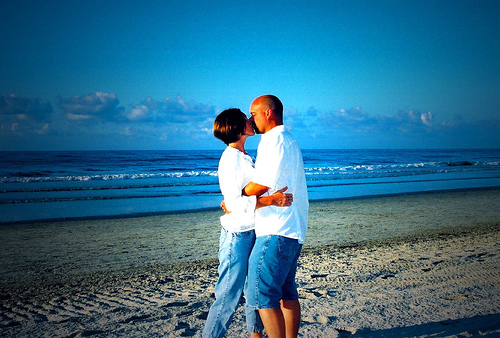
%> input picture data/vignetting/flickr_3.jpg, 500 x 338 px
$ octave --eval "demo_vignetting;"   (GNU Octave 9; MATLAB toolbox functions it lacks are replaced by stand-ins)
%> lines starting %> are read from the running program, lines starting %| are printed output that depends on the picture
%> in demo_vignetting, im is the input picture: size 338x500x3 uint8; mean R, G, B 49.4, 110.7, 139.6
### code/kernel/vignCorrection_nonPara.m
function [im_corrected,im_vignetting]=vignCorrection_nonPara(im_given,varargin)
% %
% % vignCorrection_nonPara can esitmate and remove vignetting effect in gray
% % or color images. Vignetting image is represented nonparamatrically as
% % shown in the reference paper.
% %
% % Examples:
% % vignCorrection_nonPara(im_given)
% % vignCorrection_nonPara(im_given,labmda)
% % vignCorrection_nonPara(im_given,labmda,itrNum)
% % vignCorrection_nonPara(im_given,labmda,itrNum,alpha)
% %
% % Input Arguments:
% % im_given: Matrix of image data, obtained with imread or other ways.
% % labmda:   Parameter adjusting the smoothness of the resulting vignetting
% %           image. Default is 0.3. See Eq. (16)
% % itrNum:   Number of iterations for the IRLS. Default is 4.
% % alpha:    Exponent value of gradient distribution, in Eq. (14)
% %
% % Ouput Arguments:
% % im_corrected:       image after vignetting correction
% % im_vignetting:      image of the estimated vignetting
% %
% % Reference:
% % Y. Zheng, J. Yu, S. B. Kang, S. Lin, and C. Kambhamettu, “Single-image vignetting
% % correction using radial gradient symmetry,” in IEEE Conference on
% % Computer Vision and Pattern Recognition, June 2008, pp. 1–8.
% %
% % % % % % % % % % % % % % % % % % % % % % % % % % % % % % % % % % % % % %
% % Re-implemented by Yuanjie Zheng on April 16, 2010 @PICSL@UPenn,
% % based on the original work for the conference paper.
% % Contact: zheng.vision@gmail.com
% % % % % % % % % % % % % % % % % % % % % % % % % % % % % % % % % % % % % %

% % % % % % % % % % % % % % % ~~~~~~~~~~~~~~~~~~~~~~~~~~~~~~~~~~~~~~~~~~~~
% check input
% % % % % % % % % % % % % % % ~~~~~~~~~~~~~~~~~~~~~~~~~~~~~~~~~~~~~~~~~~~~
if nargin==0
    error('You need to provide image data for vignCorrection_nonPara.m. Try "help vignCorrection_nonPara" to get more information.');
end

% % % % % % % % % % % % % % % ~~~~~~~~~~~~~~~~~~~~~~~~~~~~~~~~~~~~~~~~~~~~
% set up parameters
% % % % % % % % % % % % % % % ~~~~~~~~~~~~~~~~~~~~~~~~~~~~~~~~~~~~~~~~~~~~
% variable paras
[lambda,itrNum,alpha]=parseInputs(nargin-1,varargin);
%> lambda = 0.3; itrNum = 4; alpha = 0.6
% fixed paras
epsilon=0.0001;% perturbation on B
shift=1; % shift to aoivd computation of log(0)

% % % % % % % % % % % % % % % ~~~~~~~~~~~~~~~~~~~~~~~~~~~~~~~~~~~~~~~~~~~~
% downsample to increase speed
% % % % % % % % % % % % % % % ~~~~~~~~~~~~~~~~~~~~~~~~~~~~~~~~~~~~~~~~~~~~
dsfact=0.25;
im_given_sampled=imresize(im_given,dsfact);
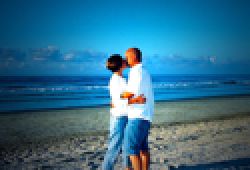
%> im_given_sampled: size 85x125x3 uint8 (shown 2 times larger); mean R, G, B 49.4, 110.7, 139.6

% % % % % % % % % % % % % % % ~~~~~~~~~~~~~~~~~~~~~~~~~~~~~~~~~~~~~~~~~~~~
% convert color to gray
% % % % % % % % % % % % % % % ~~~~~~~~~~~~~~~~~~~~~~~~~~~~~~~~~~~~~~~~~~~~
numsz=length(size(im_given_sampled));
%> numsz = 3
if numsz==3
    DIM=3;
    im_gray=rgb2gray(uint8(im_given_sampled));
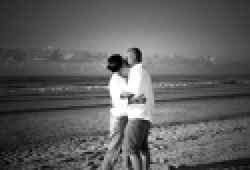
%> im_gray: size 85x125 uint8 (shown 2 times larger); min 0, max 255, mean 95.7
else
    DIM=1;
    im_gray=im_given_sampled;
end
im_data=double(im_gray);

sz=size(im_data);
%> sz = [85 125]
numPixels=sz(1)*sz(2);
%> numPixels = 10625


% % % % % % % % % % % % % % % ~~~~~~~~~~~~~~~~~~~~~~~~~~~~~~~~~~~~~~~~~~~~
% preparitions
% % % % % % % % % % % % % % % ~~~~~~~~~~~~~~~~~~~~~~~~~~~~~~~~~~~~~~~~~~~~
disp('Preparing ...')
Z_shift=log(im_data+shift+eps); %%%%%%%%%%important
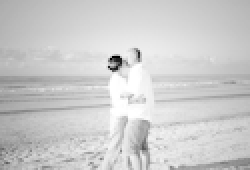
%> Z_shift: size 85x125 double (shown 2 times larger); min 2.22e-16, max 5.55, mean 4.45; drawn with min black and max white
% Z_orn=log(im_data+eps);

% initial W to 1 for each pixel
vector_W=ones(numPixels,1);
%> the run ends on the next line
W=W_vec2sparse(vector_W);

% compute Lvi
Lvxny=getLv(sz,1)+getLv(sz,2);

% get C
C=getC(sz);
numR=size(C,2);

% compute Lvii
Lxxnyy=getLxx([numR],1);

%  identiy matrix
myI=speye(numR,numR);

Gamma1=epsilon*myI;
Gamma2=lambda*(2*numPixels/numR)*Lxxnyy;

% % % % % % % % % % % % % % % ~~~~~~~~~~~~~~~~~~~~~~~~~~~~~~~~~~~~~~~~~~~~
% Iterative reweighted least squares
% % % % % % % % % % % % % % % ~~~~~~~~~~~~~~~~~~~~~~~~~~~~~~~~~~~~~~~~~~~~
colNum=itrNum+1;
ims{1}=im_given; tts{1}='Given Image';
ims{colNum+1}=uint8(ones(sz(1),sz(2))*255); tts{colNum+1}='Intial Vignetting';
ims{2*colNum+1}=uint8(reshape(vector_W,sz)*255); tts{2*colNum+1}='Intial Weight';
for i=1:itrNum
    disp(['IRLS: iteration ' num2str(i) ' ... ...'])

    %solve B
    right=W*Lvxny*Z_shift(:);
    A=W*Lvxny;
    B_r=((C'*A'*A*C+Gamma1'*Gamma1+Gamma2'*Gamma2))\(C'*A'*right);
    B=C*B_r;

    % update W
    S1=abs(Lvxny*B(:)-Lvxny*Z_shift(:)); S2=alpha*(S1).^(alpha-1);
    vector_W=exp(-S1).*(1-exp(-S2));
    W=W_vec2sparse(vector_W);

    image_W=uint8(reshape(vector_W,sz)*255);

    %
    B=B-mean(B(:));%this can make the mean value of the corrected image equals to the one of the original image, this also makes the estimated bias's values around 1

    %get image for showing estimated vignetting
    b=exp(B-(max(B(:))));% such that b is within [0 1], for display
    image_b=reshape(b,sz);
    image_b=uint8(image_b*255);

    % get corrected image
    X=log(double(im_given_sampled)+shift)-repmat(reshape(B,sz(1),sz(2)),[1 1 DIM]);
    x=exp(X)-shift;
    x=uint8(x);

    % put all images in a cell array in order to display them together
    ims{1+i}=x; tts{1+i}=['Corrected: Iter ' num2str(i)];
    ims{colNum+1+i}=image_b; tts{colNum+1+i}=['Vignetting: Iter ' num2str(i)];
    ims{2*colNum+1+i}=image_W; tts{2*colNum+1+i}=['Weight: Iter ' num2str(i)];
end
figure,imdisp(ims,'Size',[3 1+itrNum],'Title',tts);

% % % % % % % % % % % % % % % ~~~~~~~~~~~~~~~~~~~~~~~~~~~~~~~~~~~~~~~~~~~~
% upsample
% % % % % % % % % % % % % % % ~~~~~~~~~~~~~~~~~~~~~~~~~~~~~~~~~~~~~~~~~~~~
% bias
im_vignetting=imresize(image_b,[size(im_given,1) size(im_given,2)],'bicubic');

% bias corrected image
im_bias_4compute=reshape(exp(B),sz)*255;
im_bias_4compute=imresize(im_bias_4compute,[size(im_given,1) size(im_given,2)],'bicubic');

data_bias=double(im_bias_4compute)/255;
X=log(double(im_given)+shift)-repmat(log(data_bias),[1 1 DIM]);
x=exp(X)-shift;
im_corrected=uint8(x);

function [lambda,itrNum,alpha]=parseInputs(numVar,vars)
% default
lambda=0.3;% smoothness
itrNum=4;
alpha=0.6;%diff 2 weight %smaller alpha means more contingent or sharper

% read input
if numVar>=1
    lambda=vars{1};
end
if numVar>=2
    itrNum=vars{2};
end
if numVar>=3
    alpha=vars{3};
end

### code/demo_vignetting.m
function demo_vignetting()
% demo for vignetting correction

% path and name of input image file
fn='..\data\vignetting\flickr_3.jpg';

% setting
addpath(genpath('.'));

% read and process the image
im=imread(fn);
tic
[im_vign_corrected,im_vignetting]=vignCorrection_nonPara(im);%you may need to input the second parameter and adapt it to the vignetting in the input image
toc

% show results
figure;
subplot(1,3,1); imshow(im); title('Given Image');
subplot(1,3,2); imshow(im_vign_corrected); title('Vignetting-Corrected Image')
subplot(1,3,3); imshow(im_vignetting); title('Estimated Vignetting')

$ run again, with data/vignetting/flickr_1.jpg copied over data/vignetting/flickr_3.jpg
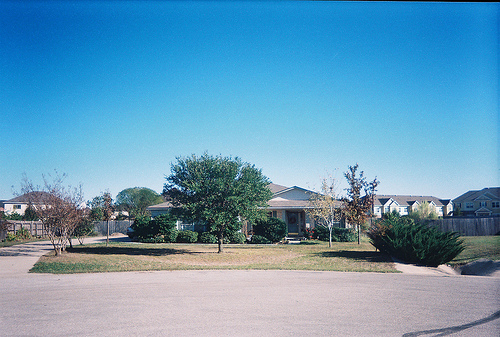
%> input picture data/vignetting/flickr_1.jpg, 500 x 337 px
%> in demo_vignetting, im is the input picture: size 337x500x3 uint8; mean R, G, B 105, 154.7, 183.2
%> lambda = 0.3; itrNum = 4; alpha = 0.6
%> in vignCorrection_nonPara, `im_gray=rgb2gray(uint8(im_given_sampled));`:
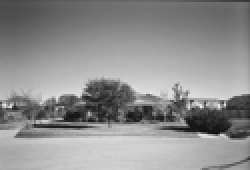
%> im_gray: size 85x125 uint8 (shown 2 times larger); min 14, max 239, mean 143.1
%> in vignCorrection_nonPara, `Z_shift=log(im_data+shift+eps);`:
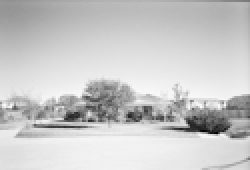
%> Z_shift: size 85x125 double (shown 2 times larger); min 2.71, max 5.48, mean 4.9; drawn with min black and max white

$ run again, with data/vignetting/135069.jpg copied over data/vignetting/flickr_3.jpg
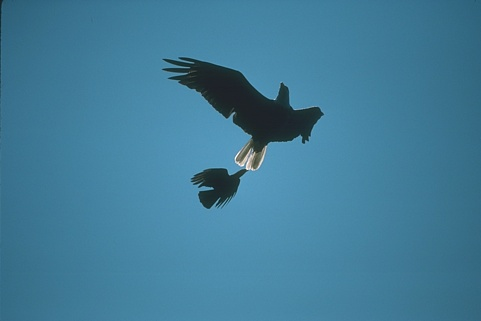
%> input picture data/vignetting/135069.jpg, 481 x 321 px
%> in demo_vignetting, im is the input picture: size 321x481x3 uint8; mean R, G, B 65.3, 124.2, 152.6
%> lambda = 0.3; itrNum = 4; alpha = 0.6
%> in vignCorrection_nonPara, `im_gray=rgb2gray(uint8(im_given_sampled));`:
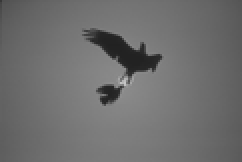
%> im_gray: size 81x121 uint8 (shown 2 times larger); min 33, max 198, mean 109.8
%> in vignCorrection_nonPara, `Z_shift=log(im_data+shift+eps);`:
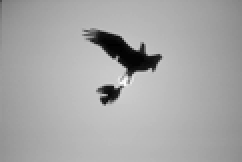
%> Z_shift: size 81x121 double (shown 2 times larger); min 3.53, max 5.29, mean 4.69; drawn with min black and max white
